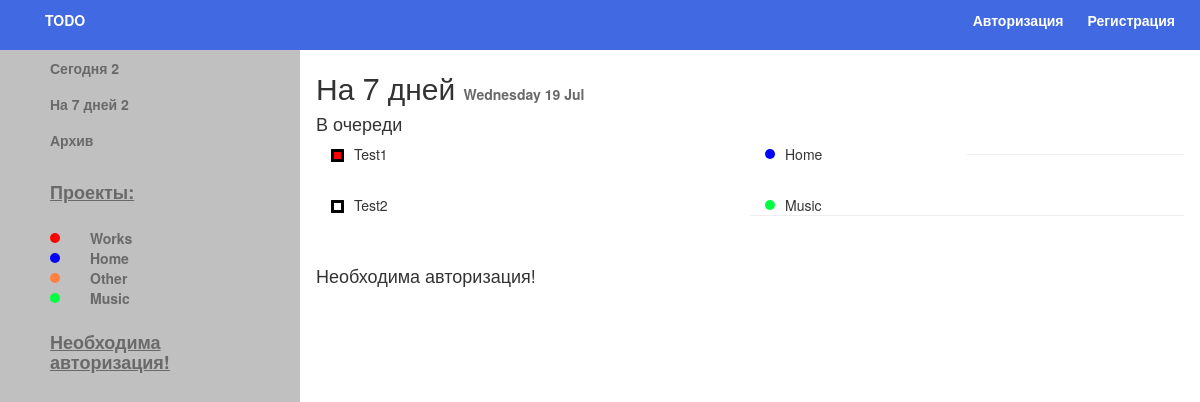
The app's page /modules/seven/index.php with its own data.
### tables this page shows
CREATE TABLE IF NOT EXISTS `projects` (
  `id` int(11) NOT NULL,
  `title` varchar(55) NOT NULL,
  `color` varchar(11) NOT NULL
);

CREATE TABLE IF NOT EXISTS `tasks` (
  `id` int(11) NOT NULL,
  `title` varchar(55) NOT NULL,
  `priority` int(11) NOT NULL,
  `end_date` datetime NOT NULL,
  `status` int(11) NOT NULL,
  `project_id` int(11) NOT NULL
);

### modules/tasks/view.php (called while the page is built, shortened)
<?php
	require('/modules/includes/connect.php');
	$date = date("Y-m-d");
	$seven_days = date("Y-m-d",mktime(0, 0, 0, date("m")  , date("d")+6, date("Y")));
	$sql_seven = "SELECT tasks.*, projects.color, projects.title AS projectName FROM tasks LEFT JOIN projects ON projects.id = tasks.project_id WHERE DATE(end_date) >= '$date' AND DATE(end_date) <= '$seven_days' AND status !=1 AND status !=2 ORDER BY priority DESC";
	$seven = mysqli_query($conn, $sql_seven);
	$sql_todays = "SELECT id, COUNT(*) FROM tasks WHERE DATE(end_date) = '$date' AND status !=1 AND status !=2";
	$r = mysqli_query($conn, $sql_todays);
	$main_counter = mysqli_fetch_array($r);
	$sql_sevens = "SELECT id, COUNT(*) FROM tasks WHERE DATE(end_date) >= '$date' AND DATE(end_date) <= '$seven_days' AND status !=1 AND status !=2 ORDER BY priority DESC";
	$rr = mysqli_query($conn, $sql_sevens);
	$seven_counter = mysqli_fetch_array($rr);
	?>

### modules/projects/view.php (called while the page is built, shortened)
<?php
	require('/modules/includes/connect.php');
	$sql_show = "SELECT * FROM projects";
    $res = mysqli_query($conn, $sql_show);
	?>

### modules/seven/index.php (the view, shortened to what this page needs)
<?php
    require('/modules/includes/header.php');
	require('/modules/tasks/view.php');
?>
<div class="side">
 <h2>На 7 дней <span style=" font-size: 14px; color:#696969; font-weight: bold;"><?php echo date("l d M");?></span></h2>
 <ul>
<?php
 if(!empty($seven)):
 	echo '<h4>В очереди</h4>';
  foreach($seven as $res):?>
 <li id="parent">
<div class="col-md-6">
                    <?php
                    if($res['priority'] == 3){
                        ?><p class ="kvadr" style="background: red;"></p><?
                    }elseif($res['priority'] == 2){
                        ?><p class ="kvadr" style="background: orange;"></p><?
                    }else{
                        ?><p class ="kvadr" style="background: white;"></p><?
                    }?>
                    <?php echo $res['title'];?>
</div>
<div class="col-md-3">
  <span style="float: left;"><span class="circle" style="background-color: <?=$res['color'];?>"></span><?php echo $res['projectName'];?> </span>
</div>
 <div class="col-md-3">
 </div>
</li>
<?php echo '<hr>';?>
<br>
<?php endforeach; ?>
<?php endif; ?>
</ul>
<?php if (!isset($_SESSION['login']) && empty($_SESSION['login'])) {
  echo '<h4>Необходима авторизация!</h4>';
}?>
</div>

### modules/includes/header.php (shortened to what this page needs)
<?php
require 'connect.php';
require('/modules/tasks/view.php');
require('/modules/projects/view.php');
?>
<!DOCTYPE html>
<html lang="en">
<head>
	<link rel="stylesheet" href="assets/css/bootstrap.min.css" />
	<link rel="stylesheet" href="assets/css/main.css" />
	<link rel="stylesheet" href="assets/css/font-awesome.min.css">
	<link href="assets/css/bootstrap-datetimepicker.min.css" rel="stylesheet">
</head>
<body>
<div id="header-wrapper">
					<div class="container-fluid">
								<div class="row">
									<div class="col-md-6 logo">
										<p><a href="index.php">TODO</a></p>
									</div>
								<div class="col-md-6 menu">
<ul>
	<li>
         <?php
                                    if (empty($_SESSION['login'])) {
                                    ?>
                                    <a href="index.php?mod=auth">Авторизация</a>
                                    <?php } ?>
                                </li>
                                <li>
                                    <?php
                                    if (empty($_SESSION['login'])) {
                                    ?>
                                    <a href="index.php?mod=reg">Регистрация</a>
                                    <?php
                                        } else {
                                    ?>
                                    <a href="#"><?php echo "Вы вошли как ".$_SESSION['login']; ?></a>
                                    <?php } ?>
                                </li>
											</ul>
</div>
						</div>
					</div>
				</div>
<ul class="sidebar">
  <li><a href="index.php?mod=today">Сегодня <?php echo $main_counter['1'];?></a></li>
  <li><a href="index.php?mod=seven">На 7 дней <?php echo $seven_counter['1'];?></a></li>
  <li><a href="index.php?mod=arhive">Архив</a></li>
  <h4>Проекты:</h4>
  <?php
 if(!empty($res)):
  foreach($res as $result):
  ?>
<div id="parent">
<div class="col-md-6 proj">
<p class="circle" style="background: <?=$result['color']?>;"></p>
<a href="index.php?mod=sort_project?id=<?=$result['id'];?>"><?php echo $result['title'];?></a>
</div>
</div>
<br>
<?php endforeach; ?>
<?php endif; ?>
<?php if (!isset($_SESSION['login']) && empty($_SESSION['login'])) {
  echo '<h4>Необходима авторизация!</h4>';
}?>
</ul>
				</body>
</html>

### assets/css/main.css (style rules this page uses)
html { overflow-y: hidden; }
.sidebar { list-style-type: none; margin: 0; padding: 0; width: 25%; background-color: #ffffff; position: absolute; height: 100%; overflow: auto; background-color: #C0C0C0; }
.sidebar h4 { color: #696969; font-weight: bold; text-decoration: underline; padding: 15px 50px; }
.sidebar p { color: #696969; font-weight: bold; padding: 8px 50px; }
.sidebar li a { display: block; color: #696969; padding: 8px 50px; text-decoration: none; font-weight: bold; }
.sidebar a { color:#696969; }
* { margin: 0; padding: 0; }
#header-wrapper { background-color: #4169E1; padding: 10px; position:relative; }
#header-wrapper a { text-decoration: none; }
a { text-decoration: none; color: #ffffff; font-weight: bold; padding-left: 20px; display: inline; }
ul { list-style-type: none; margin: 0; padding: 0; }
li { display: inline; }
.menu ul { float: right; }
.logo { float: left; }
.sidebar .circle { margin: 0; padding: 0; float:left; margin-top: 5px; margin-right: 10px; width: 10px; height: 10px; -moz-border-radius: 50px; -webkit-border-radius: 50px; border-radius: 50px; }
.sidebar .proj { padding-left: 50px; color: #696969; font-weight: bold; }
.side { margin-left:25%;padding:1px 16px;height:1000px; }
.kvadr { float:left; margin-top: 5px; margin-right: 10px; width: 13px; height: 13px; border-color: black; border-radius: 0.5px; border-style: solid; }
.circle { float:left; margin-top: 5px; margin-right: 10px; width: 10px; height: 10px; -moz-border-radius: 50px; -webkit-border-radius: 50px; border-radius: 50px; }

### records on screen
projects: title "Works"
projects: title "Home"
projects: title "Other"
projects: title "Music"
tasks: priority 3 (drawn), title "Test1", project.title "Home"
tasks: title "Test2", project.title "Music"

### other values on screen
$main_counter['1'] "2"
$seven_counter['1'] "2"
